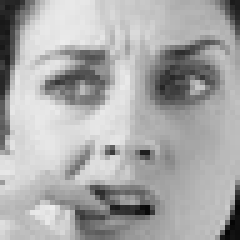
#> input picture Project/Data/train/angry/Training_5815808.jpg, 48 x 48 px (shown 5 times larger); its folder holds only this picture in this run
$ jupyter execute --allow-errors Classifier_without_preprocessing.ipynb
#> lines starting #> are read from the running program, lines starting #| are printed output that depends on the picture
[cell 1]
#Imports
import numpy as np
import pandas as pd
import os
import cv2
import matplotlib.pyplot as plt
from scipy import ndimage, misc

# SK-Learn
from skimage.feature import hog
from sklearn import svm
from sklearn.ensemble import RandomForestClassifier
from sklearn.metrics import confusion_matrix
from sklearn.metrics import accuracy_score

#Image Directory
train_dir = 'Data/train/'
test_dir = 'Data/test/'

[cell 2]
#Count the number of images in the different categories in training and test set
row, col = 48, 48
classes = 7

def count_exp(path, set_):
    dict_ = {}
    for expression in os.listdir(path):
        dir_ = path + expression
        dict_[expression] = len(os.listdir(dir_))
    df = pd.DataFrame(dict_, index=[set_])
    return df
train_count = count_exp(train_dir, 'train')
#> (the rest of this cell did not finish here and is left out)

print(train_count)
print(test_count)

[cell 3]
#Plot number of images in training set
train_count.transpose().plot(kind='bar')
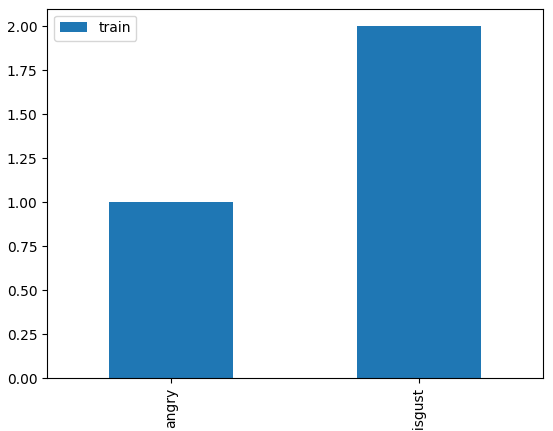
#> figure drawn by matplotlib, 1 panel

#> (a cell that did not finish here is left out)

[cell 5]
#Import pictures
def load_images_from_folder(folder):
    #create an integer value for each of 7 categories
#> called with folder = 'Data/train/'
    class_names = os.listdir(folder) # Get names of classes
    class_name2id = { label: index for index, label in enumerate(class_names) } # Map class names to integer labels

    images, labels = [], []
    for expression in os.listdir(folder):
        path = folder + expression
        label_id = class_name2id[expression]

        for filename in os.listdir(path):
            img = cv2.imread(path + '/' +filename)
#> img is the input picture: shape (48, 48, 3); min 4, max 237, mean 169.1

            if img is not None:
                images.append(img)
                labels.append(label_id)
    return images, labels

[cell 6]
class_names = os.listdir(train_dir) # Get names of classes
class_name2id = { label: index for index, label in enumerate(class_names) } # Map class names to integer labels

print(class_names)
#print(class_name2id['angry'])

[cell 7]
training, labels_training = load_images_from_folder(train_dir)
#> (the rest of this cell did not finish here and is left out)


#Display first image in training data
img = training[0]
imgplot = plt.imshow(img)
plt.show()

## Feature Extraction

#> (a cell that did not finish here is left out)

#> (a cell that did not finish here is left out)

## SVM Classifiers

[cell 10]
#Linear SVM
# create SVM models
svm_hog = svm.SVC(kernel='linear', gamma='scale')

# train SVM models
#> (the rest of this cell did not finish here and is left out)

[cell 11]
#Non-Linear SVMS - poly and rbf kernel
#THIS TAKES TO LONG
# create SVM models
svm_poly = svm.SVC(kernel='poly', gamma='scale')
svm_rbf = svm.SVC(kernel='rbf', gamma='scale')

# train SVM models
#> (the rest of this cell did not finish here and is left out)

## Random Forest Classifiers

[cell 12]
def randomForest(nbr_estimators_list):
    for nbr_estimator in nbr_estimators_list:
        # create random forest classifier
        rf = RandomForestClassifier(n_estimators=nbr_estimator, criterion='entropy')

        # train classifier
        rf.fit(X_trn_hog, Y_trn)

        # evaluate classifier performance
        rf_predictions = rf.predict(X_test_hog)
        print('Random Forest Accuracy: {}'.format(accuracy_score(Y_test, rf_predictions)))
        plt.imshow(confusion_matrix(Y_test, rf_predictions)), plt.title('Random Forest Confusion Matrix')
        plt.show()
